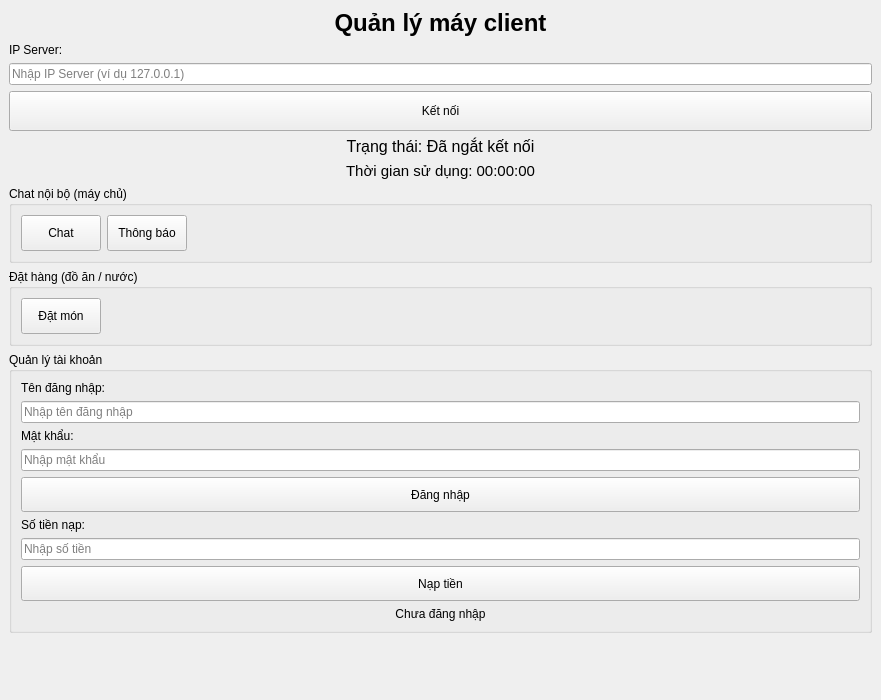
<?xml version="1.0" encoding="UTF-8"?>
<ui version="4.0">
 <class>MainWindow</class>
 <widget class="QMainWindow" name="MainWindow">
  <property name="geometry">
   <rect>
    <x>0</x>
    <y>0</y>
    <width>881</width>
    <height>700</height>
   </rect>
  </property>
  <property name="windowTitle">
   <string>Client máy net</string>
  </property>
  <widget class="QWidget" name="centralwidget">
   <layout class="QVBoxLayout" name="verticalLayout">
    <item>
     <widget class="QLabel" name="lbl_title">
      <property name="font">
       <font>
        <pointsize>18</pointsize>
        <weight>75</weight>
        <bold>true</bold>
       </font>
      </property>
      <property name="text">
       <string>Quản lý máy client</string>
      </property>
      <property name="alignment">
       <set>Qt::AlignCenter</set>
      </property>
     </widget>
    </item>
    <item>
     <widget class="QLabel" name="lbl_ip">
      <property name="text">
       <string>IP Server:</string>
      </property>
     </widget>
    </item>
    <item>
     <widget class="QLineEdit" name="txt_server_ip">
      <property name="placeholderText">
       <string>Nhập IP Server (ví dụ 127.0.0.1)</string>
      </property>
     </widget>
    </item>
    <item>
     <widget class="QPushButton" name="btn_connect">
      <property name="minimumSize">
       <size>
        <width>0</width>
        <height>40</height>
       </size>
      </property>
      <property name="text">
       <string>Kết nối</string>
      </property>
     </widget>
    </item>
    <item>
     <widget class="QLabel" name="lbl_status">
      <property name="font">
       <font>
        <pointsize>12</pointsize>
       </font>
      </property>
      <property name="text">
       <string>Trạng thái: Đã ngắt kết nối</string>
      </property>
      <property name="alignment">
       <set>Qt::AlignCenter</set>
      </property>
     </widget>
    </item>
    <item>
     <widget class="QLabel" name="lbl_usage">
      <property name="font">
       <font>
        <pointsize>11</pointsize>
       </font>
      </property>
      <property name="text">
       <string>Thời gian sử dụng: 00:00:00</string>
      </property>
      <property name="alignment">
       <set>Qt::AlignCenter</set>
      </property>
     </widget>
    </item>
    <item>
     <widget class="QGroupBox" name="groupBox_chat">
      <property name="title">
       <string>Chat nội bộ (máy chủ)</string>
      </property>
      <layout class="QHBoxLayout" name="horizontalLayout_chat_client">
       <item>
        <widget class="QPushButton" name="btn_chat">
         <property name="minimumSize">
          <size>
           <width>0</width>
           <height>36</height>
          </size>
         </property>
         <property name="text">
          <string>Chat</string>
         </property>
        </widget>
       </item>
       <item>
        <widget class="QPushButton" name="btn_chat_notify">
         <property name="minimumSize">
          <size>
           <width>0</width>
           <height>36</height>
          </size>
         </property>
         <property name="text">
          <string>Thông báo</string>
         </property>
        </widget>
       </item>
       <item>
        <widget class="QLabel" name="lbl_chat_badge">
         <property name="minimumSize">
          <size>
           <width>24</width>
           <height>24</height>
          </size>
         </property>
         <property name="text">
          <string/>
         </property>
         <property name="alignment">
          <set>Qt::AlignCenter</set>
         </property>
        </widget>
       </item>
       <item>
        <spacer name="horizontalSpacer_chat_c">
         <property name="orientation">
          <enum>Qt::Horizontal</enum>
         </property>
         <property name="sizeHint" stdset="0">
          <size>
           <width>40</width>
           <height>20</height>
          </size>
         </property>
        </spacer>
       </item>
      </layout>
     </widget>
    </item>
    <item>
     <widget class="QGroupBox" name="groupBox_order">
      <property name="title">
       <string>Đặt hàng (đồ ăn / nước)</string>
      </property>
      <layout class="QHBoxLayout" name="horizontalLayout_order">
       <item>
        <widget class="QPushButton" name="btn_order">
         <property name="minimumSize">
          <size>
           <width>0</width>
           <height>36</height>
          </size>
         </property>
         <property name="text">
          <string>Đặt món</string>
         </property>
        </widget>
       </item>
       <item>
        <spacer name="horizontalSpacer_order">
         <property name="orientation">
          <enum>Qt::Horizontal</enum>
         </property>
         <property name="sizeHint" stdset="0">
          <size>
           <width>40</width>
           <height>20</height>
          </size>
         </property>
        </spacer>
       </item>
      </layout>
     </widget>
    </item>
    <item>
     <widget class="QGroupBox" name="groupBox_user">
      <property name="title">
       <string>Quản lý tài khoản</string>
      </property>
      <layout class="QVBoxLayout" name="verticalLayout_2">
       <item>
        <widget class="QLabel" name="lbl_username">
         <property name="text">
          <string>Tên đăng nhập:</string>
         </property>
        </widget>
       </item>
       <item>
        <widget class="QLineEdit" name="txt_username">
         <property name="placeholderText">
          <string>Nhập tên đăng nhập</string>
         </property>
        </widget>
       </item>
       <item>
        <widget class="QLabel" name="lbl_password">
         <property name="text">
          <string>Mật khẩu:</string>
         </property>
        </widget>
       </item>
       <item>
        <widget class="QLineEdit" name="txt_password">
         <property name="echoMode">
          <enum>QLineEdit::Password</enum>
         </property>
         <property name="placeholderText">
          <string>Nhập mật khẩu</string>
         </property>
        </widget>
       </item>
       <item>
        <widget class="QPushButton" name="btn_login">
         <property name="minimumSize">
          <size>
           <width>0</width>
           <height>35</height>
          </size>
         </property>
         <property name="text">
          <string>Đăng nhập</string>
         </property>
        </widget>
       </item>
       <item>
        <widget class="QLabel" name="lbl_amount">
         <property name="text">
          <string>Số tiền nạp:</string>
         </property>
        </widget>
       </item>
       <item>
        <widget class="QLineEdit" name="txt_amount">
         <property name="placeholderText">
          <string>Nhập số tiền</string>
         </property>
        </widget>
       </item>
       <item>
        <widget class="QPushButton" name="btn_topup">
         <property name="minimumSize">
          <size>
           <width>0</width>
           <height>35</height>
          </size>
         </property>
         <property name="text">
          <string>Nạp tiền</string>
         </property>
        </widget>
       </item>
       <item>
        <widget class="QLabel" name="lbl_user_info">
         <property name="text">
          <string>Chưa đăng nhập</string>
         </property>
         <property name="alignment">
          <set>Qt::AlignCenter</set>
         </property>
        </widget>
       </item>
      </layout>
     </widget>
    </item>
    <item>
     <spacer name="verticalSpacer">
      <property name="orientation">
       <enum>Qt::Vertical</enum>
      </property>
      <property name="sizeHint" stdset="0">
       <size>
        <width>20</width>
        <height>40</height>
       </size>
      </property>
     </spacer>
    </item>
   </layout>
  </widget>
 </widget>
 <resources/>
 <connections/>
</ui>
